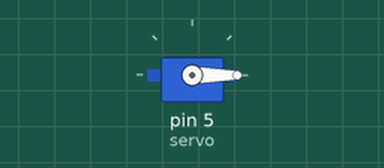
A sketch run on a simulated Arduino Uno, built with avr-gcc and run on an emulated ATmega328P. Parts: servo.

Above: at 0.22 s.
At 28.1 s:
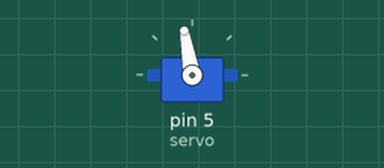
Timing chart, 0 to 40.0 s (numbered marks = the images above):
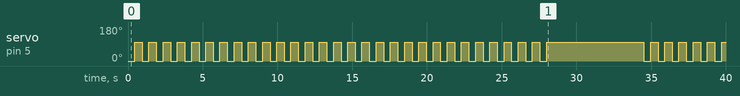

The sketch:

motor_funcional_sin_for__1_.ino
```cpp
 #include <Servo.h>
Servo servo;

void setup() {
  servo.attach(5);

}

void loop() {
for ( int r = 0; r < 3;  r++){
for( int i = 0; i < 30; i++){

        servo.write(0);
        delay(450);
        servo.write(100);
        delay(500);

}
delay(6000);
}
  delay (1600);
}
```

Measured:
- by itself, servo on pin 5 (servo): goes 29 × (100° 0.50 s, 0° 0.45 s), 100° 6.5 s, 5 × (0° 0.45 s, 100° 0.50 s), 0° 0.45 s, then 100°
